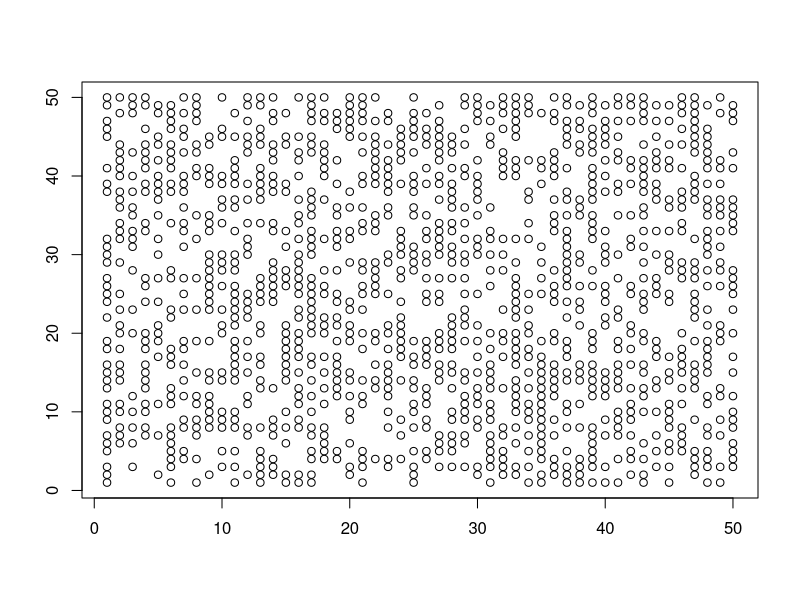
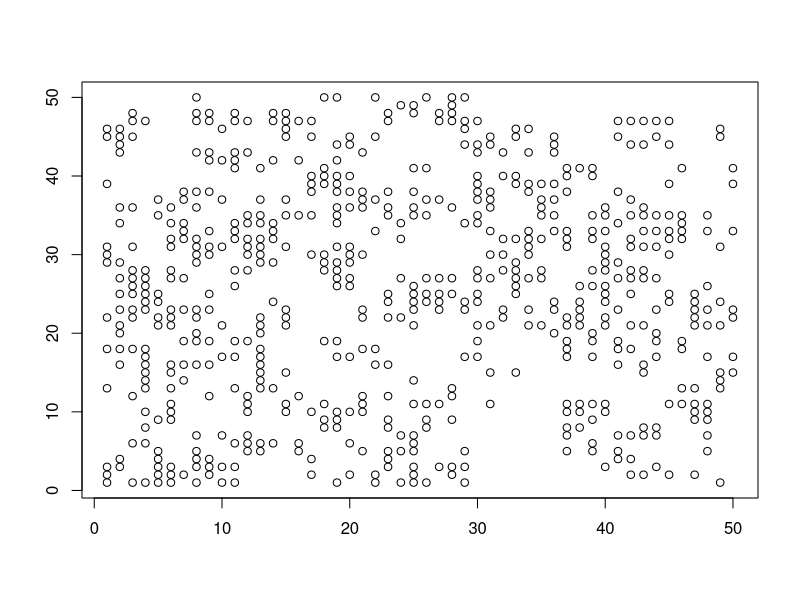
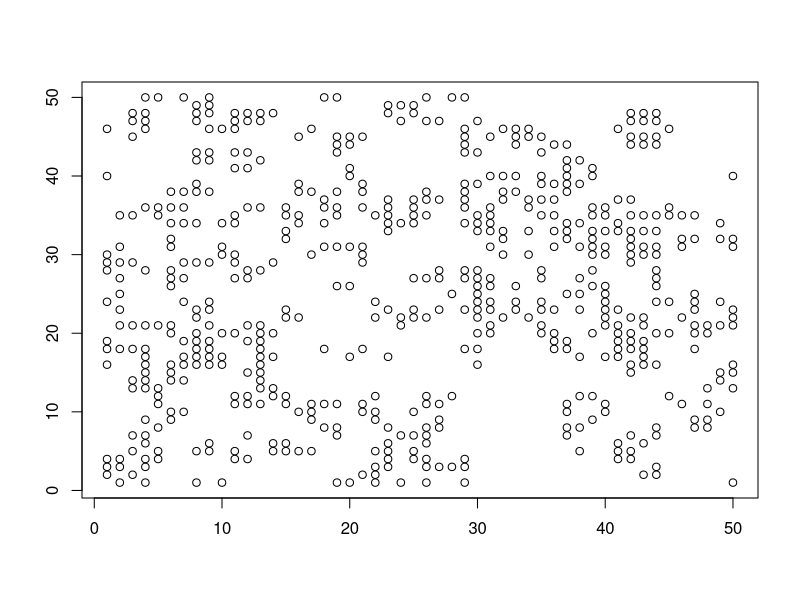
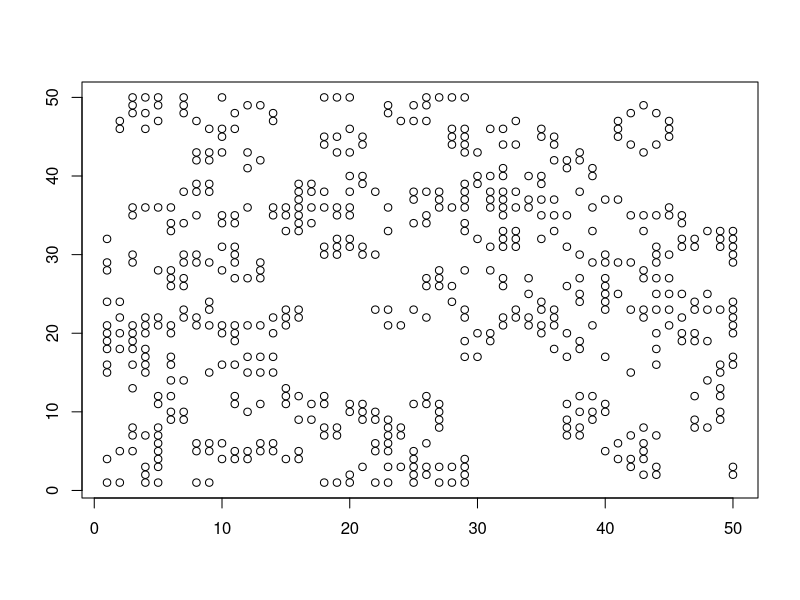
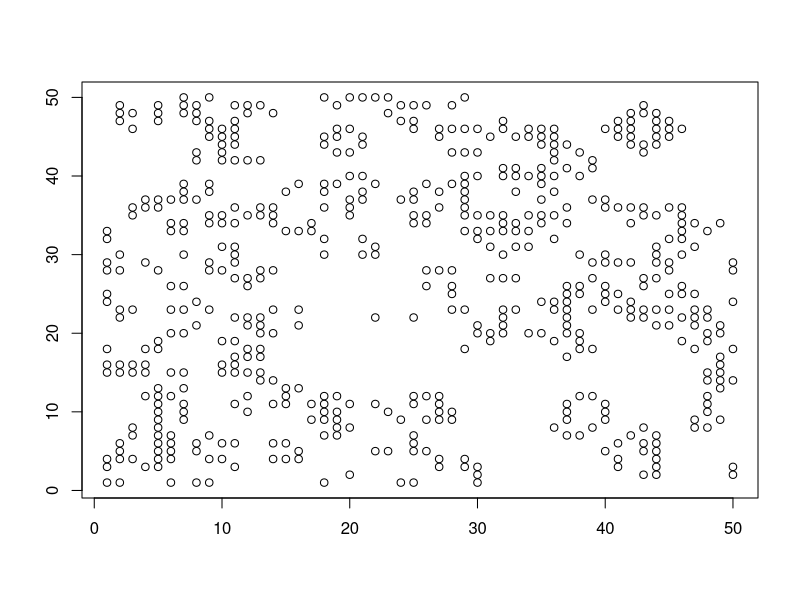
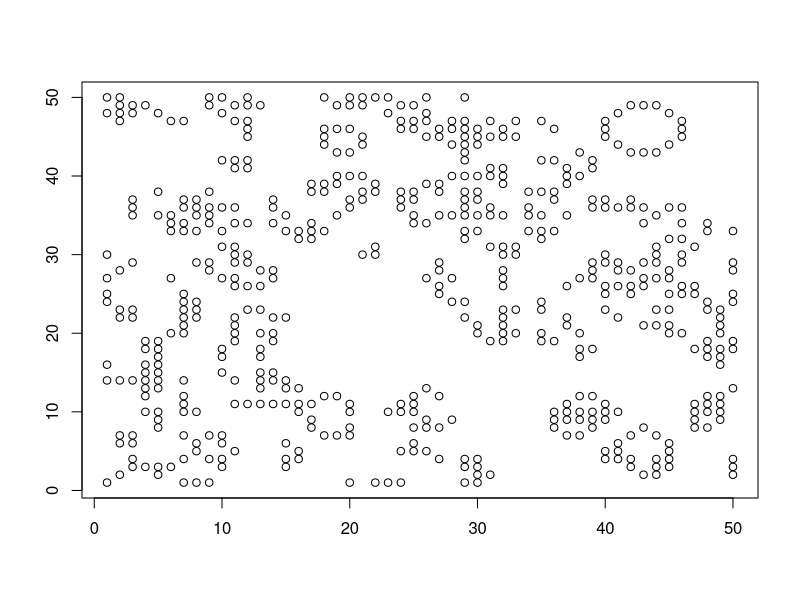
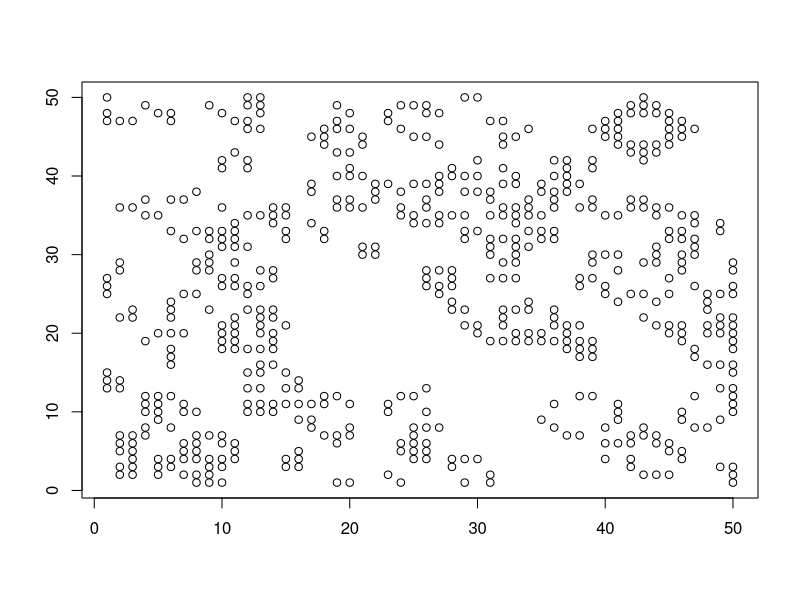
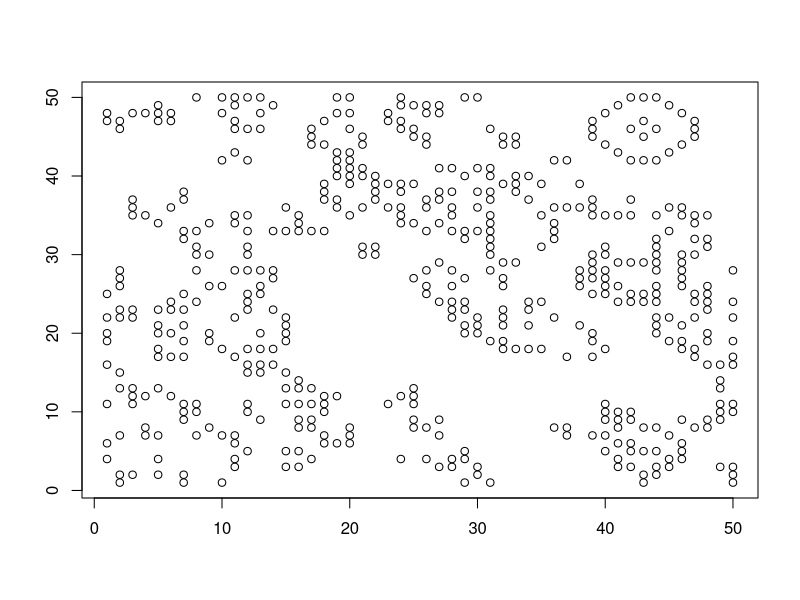

Write the R code that produced these figures, in order. (Note: a time limit stopped this script after it produced the figures.)
# program spuRs/resources/scripts/life.r

neighbours <- function(A, i, j, n) {
    # A is an n*n 0-1 matrix
    # calculate number of neighbours of A[i,j]
  count = 0
    for(ii in (i-1):(i+1)){
      for( jj in (j-1):(j+1)){
        if(ii < 1){
          ii = n
        }
        if(ii > n){
          ii = 1
        }
        if(jj < 1){
          jj = n
        }
        if(jj > n){
          jj = 1
        }
        count = count + A[ii,jj]
      }
    }
  return(count-A[i,j])
}

# grid size
n <- 50

# initialise lattice
A <- matrix(round(runif(n^2)), n, n)

finished <- FALSE
while (!finished) {
    # plot
    plot(c(1,n), c(1,n), type = "n", xlab = "", ylab = "")
    for (i in 1:n) {
        for (j in 1:n) {
            if (A[i,j] == 1) {
                points(i, j)
            }
        }
    }
    
    # update
    B <- A
    for (i in 1:n) {
        for (j in 1:n) {
            nbrs <- neighbours(A, i, j, n)
            if (A[i,j] == 1) {
                if ((nbrs == 2) | (nbrs == 3)) {
                    B[i,j] <- 1
                } else {
                    B[i,j] <- 0
                }
            } else {
                if (nbrs == 3) {
                    B[i,j] <- 1
                } else {
                    B[i,j] <- 0
                }
            }
        }
    }
    A <- B
    
    ## continue?
    #input <- readline("stop? ")
    #if (input == "y") finished <- TRUE
}
